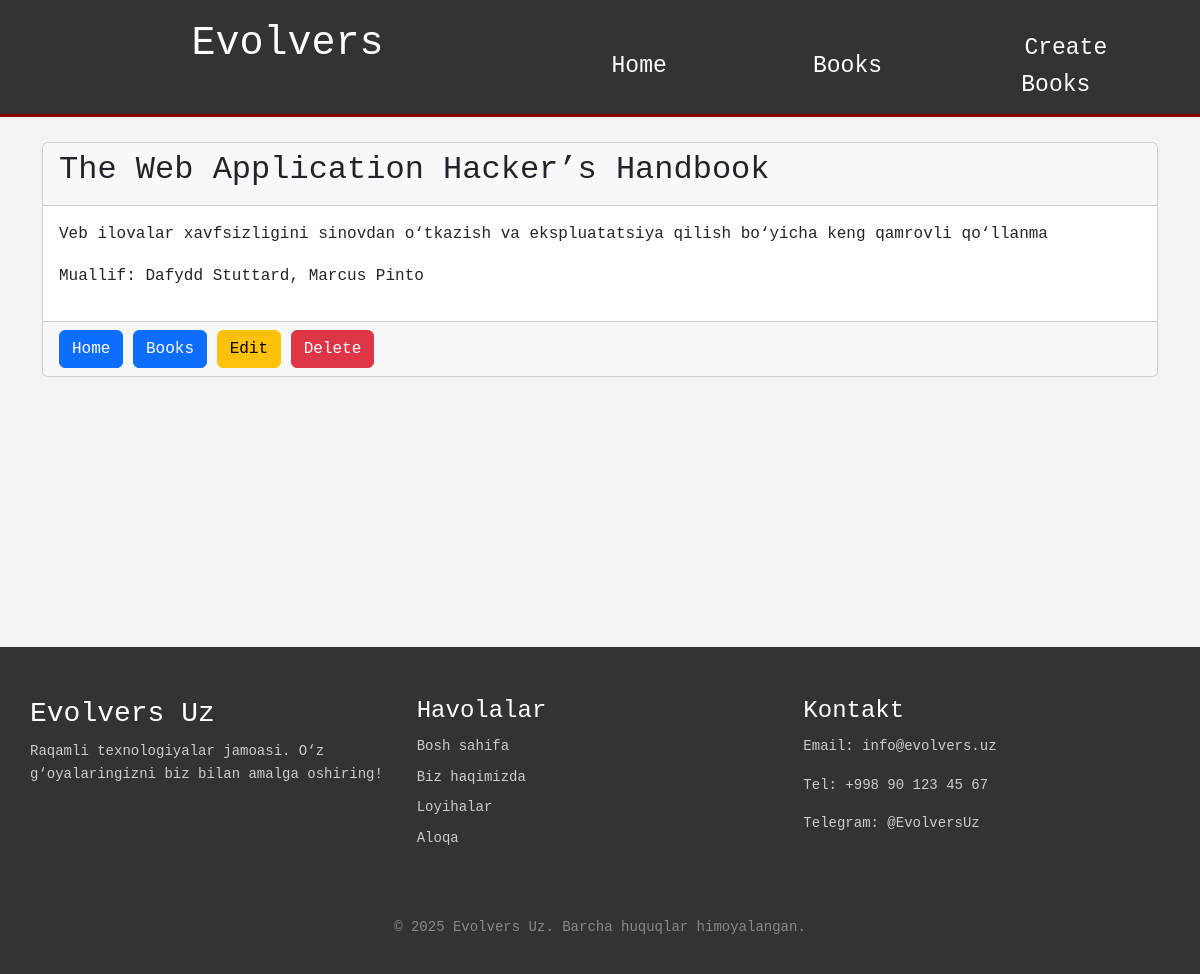
Screenshot of /book/3/ with the database file from the repository.
### book/models.py (models this page shows, shortened)
class Book(models.Model):
    name=models.CharField(max_length=100)
    author=models.CharField(max_length=100)
    description=models.TextField()
    published_date = models.DateField(null=True, blank=True)
    url=models.URLField(blank=True)

### book/views.py (the view)
# urls.py: path('book/<int:id>/',book_detail,name='book_detail'),
def book_detail(request, id):
    book_detail=Book.objects.get(id=id)
    return render(request,'book/book_detail.html',{'book':book_detail})

### templates/book/book_detail.html (shortened to what this page needs)
{% extends './base.html' %}
{% load static %}
{% block content %}
<link rel="stylesheet" href="{% static 'css/detailbook.css' %}">
<div class="detailbook">
    <div class="container">
        <div class="card">
            <div class="card-header">
                <h2>{{ book.name }}</h2>
            </div>
            <div class="card-body">
                <p>{{ book.description }}</p>
                <p>Muallif: {{ book.author }}</p>
            </div>
            <div class="card-footer">
                <a href="{% url 'home' %}" class="btn btn-primary">Home</a>
                <a href="{% url 'books' %}" class="btn btn-primary">Books</a>
                <a href="{% url 'edit_book' book.id %}" class="btn btn-warning">Edit</a>
                <a href="{% url 'delete_book' book.id %}" class="btn btn-danger">Delete</a>
            </div>
        </div>
    </div>
</div>
{% endblock %}

### static/css/styles.css (style rules this page uses)
body { margin: 0; padding: 0; font-family:'Courier New', Courier, monospace; background-color: #f4f4f4; color: #333; line-height: 1.6; }

### static/css/detailbook.css (style rules this page uses)
.detailbook { height: 60vh; margin: 25px; }

### rows the page displays
Book: name "The Web Application Hacker’s Handbook", description "Veb ilovalar xavfsizligini sinovdan o‘tkazish va ekspluatatsiya qilish bo‘yicha keng qamrovli qo‘llanma", author "Dafydd Stuttard, Marcus Pinto"
